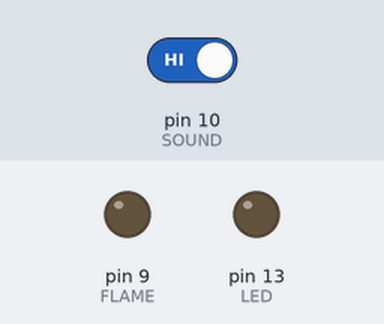
Recording of a sketch running on a simulated Arduino Uno, built with avr-gcc and run on an emulated ATmega328P. Parts: output pins drawn as LEDs (lit = HIGH). The inputs (shaded band) are chosen by the test bench; at power-on: pin 10 (SOUND) HIGH.

Above: at 1.2 s.
1.3 s: pin 10 (SOUND) driven LOW
At 2.7 s:
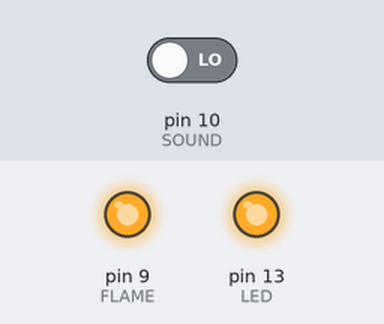
Timing chart, 0 to 4.3 s (numbered marks = the images above; inputs shaded):
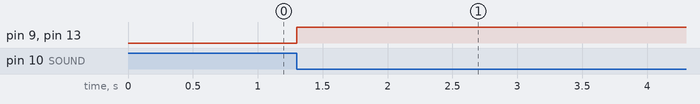

Measured:
- after the input at 1.3 s, pin 9 (FLAME), pin 13 (LED): LOW → HIGH at once

The sketch:

FlameBySnapping.ino
```cpp
#define LED 13
#define FLAME 9
#define SOUND 10

void setup() {
  pinMode(LED, OUTPUT);
  pinMode(FLAME, OUTPUT);
  pinMode(SOUND, INPUT);
}

void loop() {
  if(!digitalRead(SOUND)){
    digitalWrite(FLAME, HIGH);
    digitalWrite(LED, HIGH);
    delay(10000);
  }
  else {
    digitalWrite(FLAME, LOW);
    digitalWrite(LED, LOW);
  }
}
```
